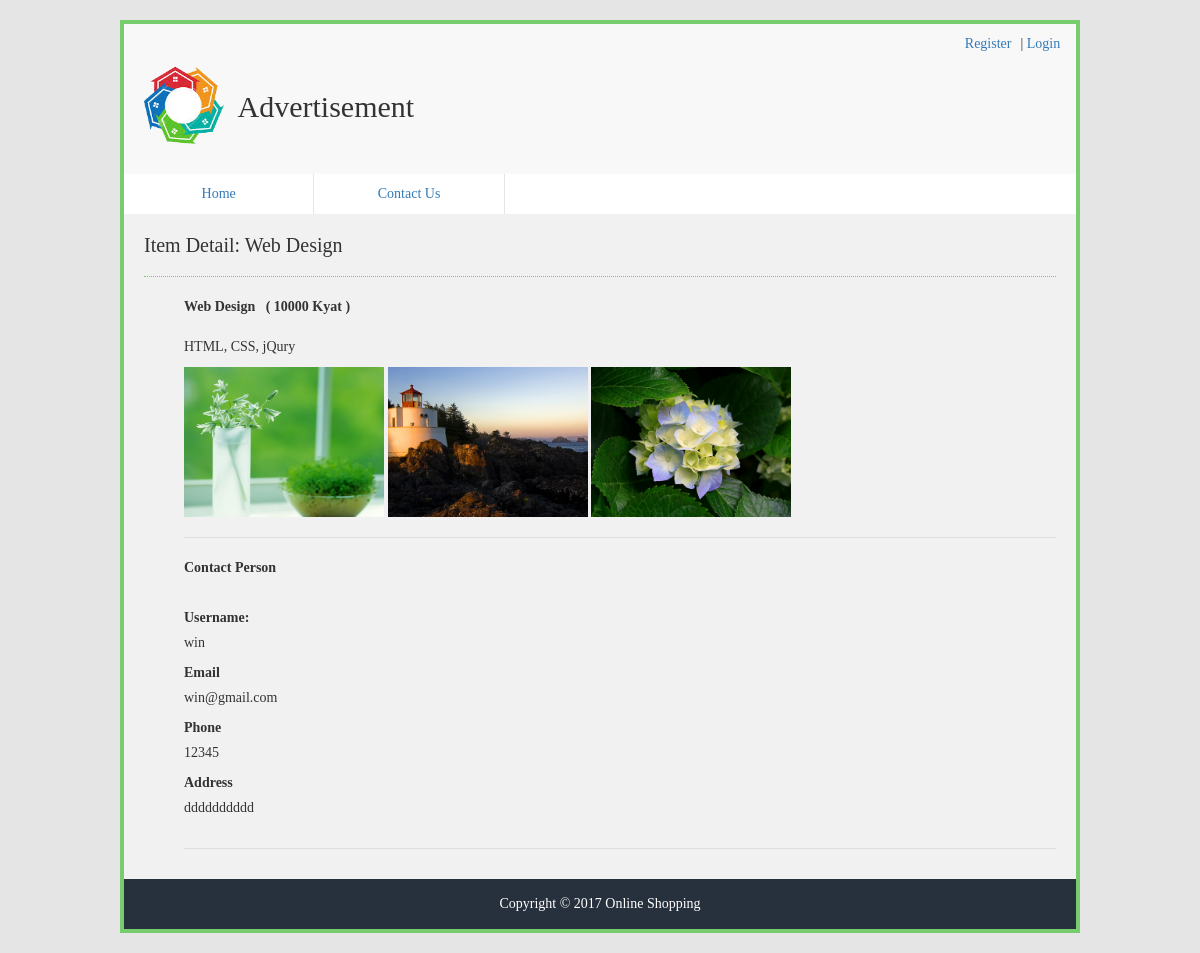
Screenshot of /item/item-detail.php?id=7 with the database file from the repository.
### tables this page shows
CREATE TABLE `items` (
  `id` int(11) NOT NULL,
  `name` varchar(255) NOT NULL,
  `description` text NOT NULL,
  `price` int(10) NOT NULL,
  `photo1` varchar(255) NOT NULL,
  `photo2` varchar(255) NOT NULL,
  `photo3` varchar(255) NOT NULL,
  `user_id` int(11) NOT NULL,
  `upload` varchar(255) NOT NULL
);

CREATE TABLE `user` (
  `id` int(11) NOT NULL,
  `username` varchar(255) NOT NULL,
  `email` varchar(255) NOT NULL,
  `phone` varchar(255) NOT NULL,
  `address` text NOT NULL,
  `password` varchar(255) NOT NULL
);

### item/item-detail.php (the view, shortened to what this page needs)
<?php
  $auth = isset($_SESSION['auth']);
  include("../config/conf.php");
  $id = $_GET['id'];
  $sql = "SELECT items.*,user.* FROM items LEFT JOIN user ON items.user_id = user.id WHERE items.id='$id'";
  $result = mysqli_query($conn, $sql);
 ?>
<!DOCTYPE html>
<html>
  <head>
    <link rel="stylesheet" href="../css/bootstrap.min.css">
    <link rel="stylesheet" href="../css/style.css">
  </head>
  <body>
      <div class="wrapper">
        <header>
          <ul class="auth">
            <?php if($auth){ ?>
            <li><a href="../user/user-logout.php">Logout</a></li>
            <?php }else{ ?>
            <li class="auth-item"><a href="../user/user-login.php">Login</a></li>
            <li><a href="../user/user-register.php">Register</a></li>
          <?php } ?>
          </ul>
          <img src="../images/logo.png" alt="Logo" width="100px" height="100px;">
          <h1>Advertisement</h1>
        </header>
          <?php include("../layout/nav.php"); ?>
          <section style="width: 100%">
            <?php while($row = mysqli_fetch_assoc($result)): ?>
            <h2>Item Detail: <?php echo $row['name']?></h2>
            <ul class="item">
                <li>
                  <div class="items">
                    <b><?php echo $row['name']?>&nbsp; &nbsp;<span>( <?php echo $row['price']." Kyat"?> )</span></b>
                    <p><?php echo $row['description']?></p>
                    <?php if($row['photo1']){ ?>
                    <img src="../images/item/<?php echo $row['photo1'] ?>">
                    <?php } ?>
                    <?php if($row['photo2']){ ?>
                    <img src="../images/item/<?php echo $row['photo2'] ?>">
                    <?php } ?>
                    <?php if($row['photo3']){ ?>
                    <img src="../images/item/<?php echo $row['photo3'] ?>">
                    <?php } ?>
                  </div>
                  <div class="user">
                    <b>Contact Person</b>
                    <label>Username: </label><p><?php echo $row['username']?></p>
                    <label>Email</label><p><?php echo $row['email']?></p>
                    <label>Phone</label><p><?php echo $row['phone']?></p>
                    <label>Address</label><p><?php echo $row['address']?></p>
                  </div>
                </li>
            </ul>
            <?php endwhile; ?>
          </section>
          <?php include("../layout/footer.php"); ?>
      </div>
  </body>
</html>

### css/style.css (style rules this page uses)
body { background-color: #e5e5e5; font-family: Time New Roman; width: 100%; }
.wrapper { width: 80%; margin: 20px auto; border: 4px solid #77CC6D; }
header { height: 150px; background-color: #F8F8F8; }
section { width: 73%; height: auto; float: left; background-color: #f1f1f1; padding: 20px; }
header>img { padding: 0; margin: -20px 0 0 10px; }
header>h1 { padding:0; display: inline; font-size: 30px; }
.auth { overflow:hidden; }
.auth li { float: right; list-style-type: none; width: 5%; margin-right: 10px; visibility: none; }
.auth-item:before { content: "| "; }
.auth li a { line-height: 40px; }
h2 { margin: 0; padding-bottom: 20px; font-size: 20px; border-bottom: 1px dotted #77CC6D; }
label { display: block; margin-top: 10px; }
li>img, .items img { width: 200px; height: 150px; }
.items { border-bottom: 1px solid #ddd; padding-bottom: 20px; }
.item li b { display:block; padding:20px 0; }
ul { list-style-type: none; }
.item li { border-bottom: 1px solid #ddd; padding-bottom: 20px; }

### rows the page displays
items: name "Web Design", price "10000", description "HTML, CSS, jQury", photo1 (picture), photo2 (picture), photo3 (picture), user.username "win", user.email "win@gmail.com", user.phone "12345", user.address "dddddddddd"
